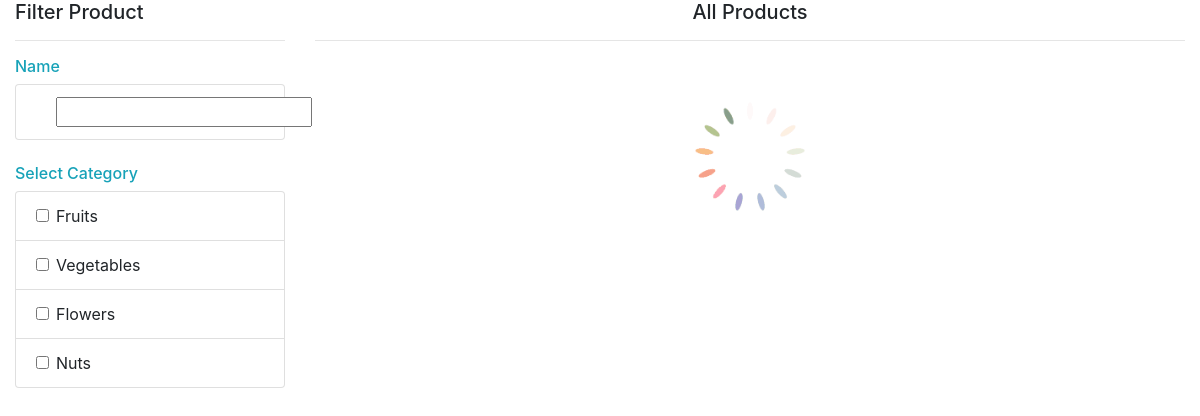
The app's page /Project/Supplier/SearchProduct.php with its own data.
### tables this page shows
CREATE TABLE `tbl_category` (
  `category_id` int(11) NOT NULL,
  `category_name` varchar(60) NOT NULL
);

### Project/Supplier/SearchProduct.php (the view, shortened to what this page needs)
<?php
include("../Assets/Connection/Connection.php");
?>
<!DOCTYPE html PUBLIC "-//W3C//DTD XHTML 1.0 Transitional//EN" "http://www.w3.org/TR/xhtml1/DTD/xhtml1-transitional.dtd">
<html xmlns="http://www.w3.org/1999/xhtml">
<head>
<link rel="stylesheet" href="../Assets/Templates/Search/bootstrap.min.css">
</head>
<body onload="productCheck()">
        <div class="container-fluid">
            <div class="row">
                <div class="col-lg-3">
                    <h5>Filter Product</h5>
                    <hr>
                    <h6 class="text-info"> Name</h6>
                    <ul class="list-group">
                        <li class="list-group-item">
                            <div class="form-check">
                                <label class="form-check-label">
                                    <input type="text" onkeyup="productCheck()" class="product_check" id="txt_name">
                                </label>
                            </div>
                        </li>
                    </ul>
                    <br />
                    <h6 class="text-info"> Select Category</h6>
                    <ul class="list-group">
                        <?php
						 $selCat = "SELECT * from tbl_category";
                            $result = $Con->query($selCat);
                            while ($row=$result->fetch_assoc()) {
                        ?>
                        <li class="list-group-item">
                            <div class="form-check">
                                <label class="form-check-label">
                                    <input type="checkbox" onclick="changeSub(),productCheck()" class="form-check-input product_check" value="<?php echo $row["category_id"]; ?>" id="category"><?php echo $row["category_name"]; ?>
                                </label>
                            </div>
                        </li>
                        <?php
                            }
                        ?>
                    </ul>
                    <br />
                </div>
                <div class="col-lg-9">
                    <h5 class="text-center" id="textChange">All Products</h5>
                    <hr>
                    <div class="text-center">
                        <img src="../Assets/Templates/Search/loader.gif" id='loder' width="200" style="display: none"/>
                    </div>
                </div>
            </div>
                        </div>
    </body>
</html>

### records on screen
tbl_category: category_name "Fruits"
tbl_category: category_name "Vegetables"
tbl_category: category_name "Flowers"
tbl_category: category_name "Nuts"
